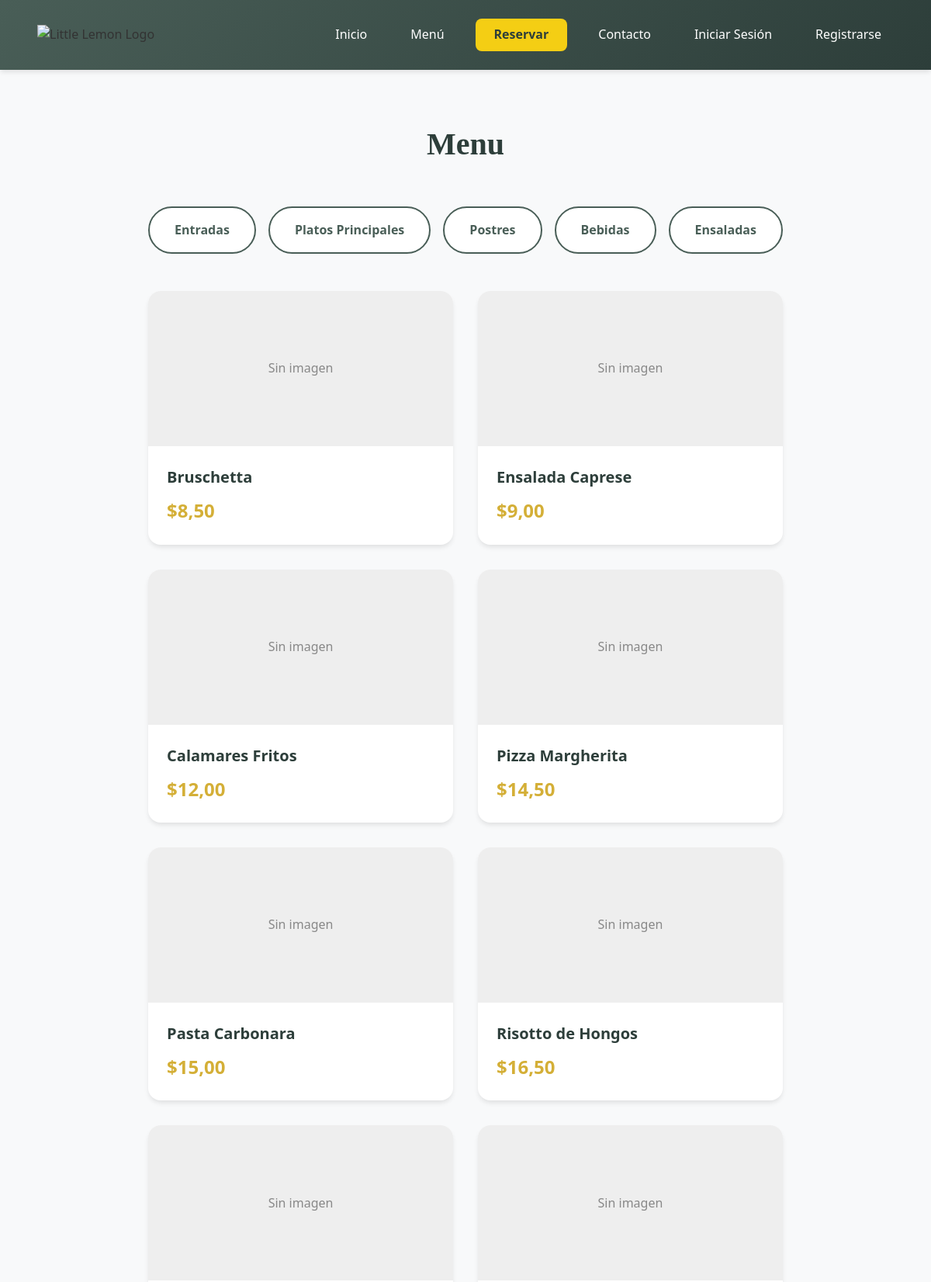
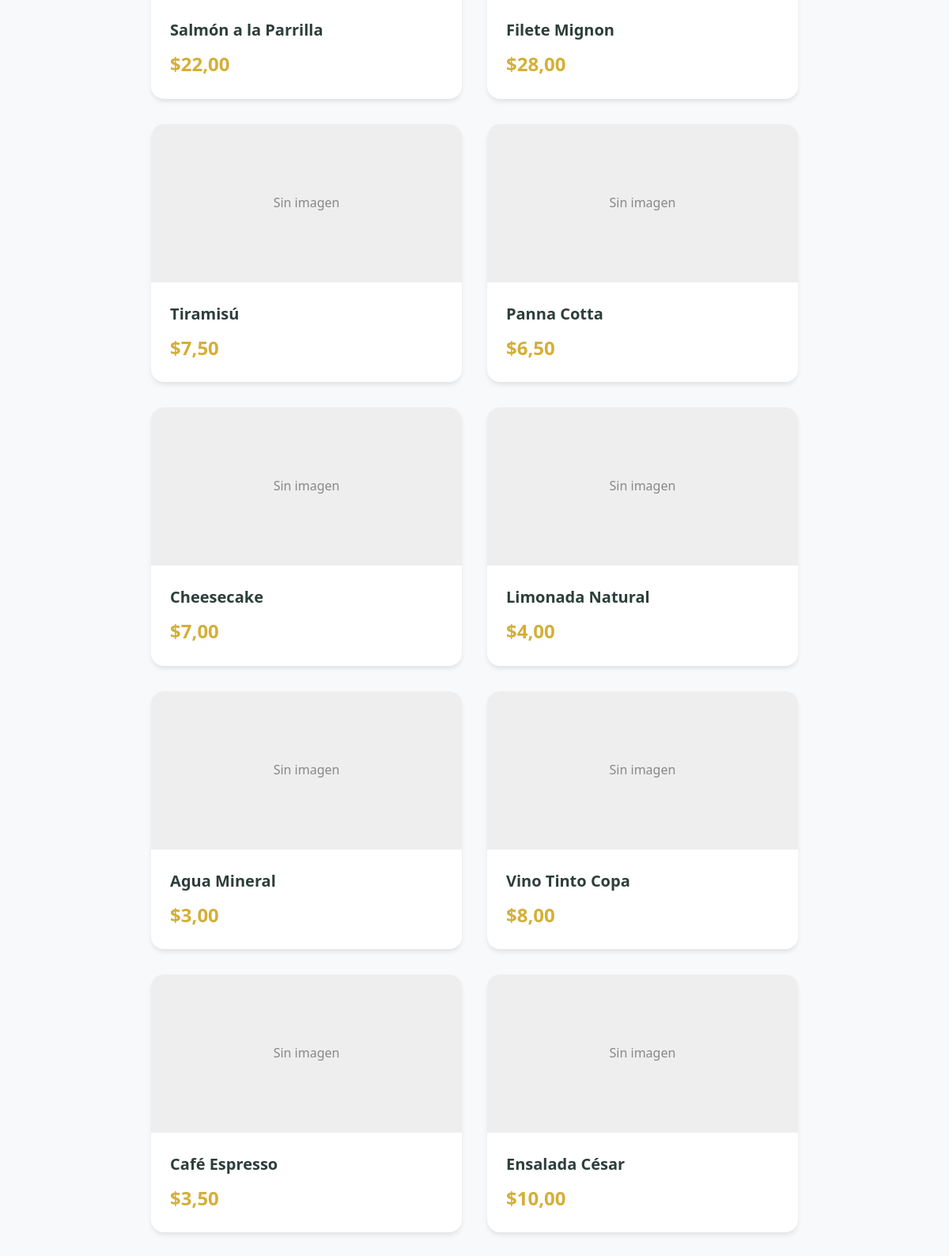
The app's page /menu/ (upper part) with its own data (2 pictures, top to bottom).
### restaurant/models.py (models this page shows, shortened)
class Category(models.Model):
    id = models.AutoField(primary_key=True)
    name = models.CharField(max_length=100, default="Uncategorized")

class Menu(models.Model):
    id = models.AutoField(primary_key=True)
    title = models.CharField(max_length=100, default="No title")
    price = models.DecimalField(max_digits=10, decimal_places=2, default=0.00)
    description = models.TextField(max_length=500, default="No description available")
    image = models.ImageField(upload_to='menu_images')
    category = models.ForeignKey(Category, on_delete=models.CASCADE)

### restaurant/views.py (the view)
# urls.py: path('menu/', views.menu, name='menu'),
def menu(request, category_id=None):
    categories = Category.objects.all().filter(menu__isnull=False).distinct()
    if category_id:
        items = Menu.objects.filter(category__id=category_id)
    else:
        items = Menu.objects.all()
    return render(request, 'restaurant/menu.html', {'items': items, 'categories': categories})

### templates/restaurant/menu.html (shortened to what this page needs)
{%extends 'bases/base.html'%}
{% load static %}
{%block contents%}
<div class="menu_container">
    <h1 class="menu_title">Menu</h1>
    <div class="menu_categories">
        {%for category in categories%}
        <a href="{%url 'menu_category' category.id %}" class="menu_category">{{category.name}}</a>
        {%endfor%}
    </div>
    <div class="menu_cards_container">
        {% for item in items %}
        <div class="menu_card">
            {% if item.image %}
            <img src="{{item.image.url}}" alt="{{item.name}}">
            {% else %}
            <div class="no-image-placeholder"
                style="height: 200px; background-color: #eee; display: flex; align-items: center; justify-content: center; color: #888;">
                <span>Sin imagen</span>
            </div>
            {% endif %}
            <h3 class="menu_item_name">
                {{item.title}}
            </h3>
            <p class="menu_item_price">
                ${{item.price}}
            </p>
        </div>
        {% endfor %}
    </div>
</div>
{%endblock%}

### static/restaurant/styles/style.css (style rules this page uses)
:root { --primary-color: #495E57; --primary-light: #6B8F7F; --primary-dark: #2D3E3A; --secondary-color: #F4CE14; --secondary-light: #F7DC6F; --secondary-dark: #D4AF37; --accent-color: #EE9972; --accent-light: #FFB088; --accent-dark: #D67D55; --bg-primary: #FFFFFF; --bg-secondary: #F8F9FA; --bg-dark: #1A1A1A; --bg-card: #FFFFFF; --text-primary: #333333; --text-secondary: #666666; --text-light: #999999; --text-white: #FFFFFF; --success: #28A745; --error: #DC3545; --warning: #FFC107; --info: #17A2B8; --spacing-xs: 0.5rem; --spacing-sm: 1rem; --spacing-md: 1.5rem; --spacing-lg: 2rem; --spacing-xl: 3rem; --spacing-xxl: 4rem; --font-primary: 'Segoe UI', Tahoma, Geneva, Verdana, sans-serif; --font-heading: 'Georgia', serif; --font-size-xs: 0.75rem; --font-size-sm: 0.875rem; --font-size-base: 1rem; --font-size-lg: 1.125rem; --font-size-xl: 1.25rem; --font-size-2xl: 1.5rem; --font-size-3xl: 2rem; --font-size-4xl: 2.5rem; --border-radius-sm: 0.25rem; --border-radius-md: 0.5rem; --border-radius-lg: 1rem; --border-radius-full: 9999px; --shadow-sm: 0 1px 2px 0 rgba(0, 0, 0, 0.05); --shadow-md: 0 4px 6px -1px rgba(0, 0, 0, 0.1); --shadow-lg: 0 10px 15px -3px rgba(0, 0, 0, 0.1); --shadow-xl: 0 20px 25px -5px rgba(0, 0, 0, 0.1); --transition-fast: 150ms ease-in-out; --transition-base: 300ms ease-in-out; --transition-slow: 500ms ease-in-out; --z-navbar: 1000; --z-modal: 2000; --z-tooltip: 3000; }
* { margin: 0; padding: 0; box-sizing: border-box; }
html { scroll-behavior: smooth; font-size: 16px; }
body { font-family: var(--font-primary); color: var(--text-primary); background-color: var(--bg-secondary); line-height: 1.6; min-height: 100vh; display: flex; flex-direction: column; }
.menu_container { padding: var(--spacing-xxl) var(--spacing-xl); max-width: 1400px; margin: 0 auto; }
.menu_title { font-family: var(--font-heading); font-size: var(--font-size-4xl); color: var(--primary-dark); text-align: center; margin-bottom: var(--spacing-xl); }
.menu_categories { display: flex; gap: var(--spacing-sm); justify-content: center; flex-wrap: wrap; margin-bottom: var(--spacing-xl); }
.menu_category { padding: var(--spacing-sm) var(--spacing-lg); background-color: var(--bg-card); color: var(--primary-color); text-decoration: none; border-radius: var(--border-radius-full); border: 2px solid var(--primary-color); transition: all var(--transition-base); font-weight: 600; }
.menu_cards_container { display: grid; grid-template-columns: repeat(auto-fill, minmax(280px, 1fr)); gap: var(--spacing-lg); }
.menu_card { background-color: var(--bg-card); border-radius: var(--border-radius-lg); overflow: hidden; box-shadow: var(--shadow-md); transition: all var(--transition-base); }
.menu_item_name { font-size: var(--font-size-xl); color: var(--primary-dark); padding: var(--spacing-md); padding-bottom: var(--spacing-xs); }
.menu_item_price { font-size: var(--font-size-2xl); color: var(--secondary-dark); font-weight: 700; padding: 0 var(--spacing-md) var(--spacing-md); }
.card, .menu_card, .reservation_card { animation: fadeIn 0.5s ease-out; }

### records on screen
Category: name "Entradas"
Category: name "Platos Principales"
Category: name "Postres"
Category: name "Bebidas"
Category: name "Ensaladas"
Menu: image "Sin imagen", title "Bruschetta", price "8,50"
Menu: image "Sin imagen", title "Ensalada Caprese", price "9,00"
Menu: image "Sin imagen", title "Calamares Fritos", price "12,00"
Menu: image "Sin imagen", title "Pizza Margherita", price "14,50"
Menu: image "Sin imagen", title "Pasta Carbonara", price "15,00"
Menu: image "Sin imagen", title "Risotto de Hongos", price "16,50"
Menu: image "Sin imagen", title "Salmón a la Parrilla", price "22,00"
Menu: image "Sin imagen", title "Filete Mignon", price "28,00"
Menu: image "Sin imagen", title "Tiramisú", price "7,50"
Menu: image "Sin imagen", title "Panna Cotta", price "6,50"
Menu: image "Sin imagen", title "Cheesecake", price "7,00"
Menu: image "Sin imagen", title "Limonada Natural", price "4,00"
Menu: image "Sin imagen", title "Agua Mineral", price "3,00"
Menu: image "Sin imagen", title "Vino Tinto Copa", price "8,00"
Menu: image "Sin imagen", title "Café Espresso", price "3,50"
Menu: image "Sin imagen", title "Ensalada César", price "10,00"
